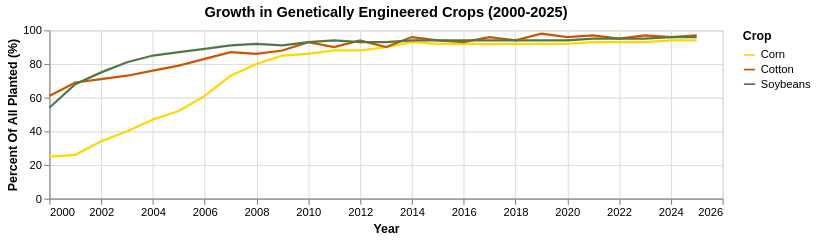

The notebook cell this image was saved under:
### Code cell
# Line chart

line_chart = alt.Chart(filtered).mark_line().encode(
    x=alt.X('Year', axis=alt.Axis(format='.0f')),
    y=alt.Y('Value:Q', title='Percent Of All Planted (%)'),
    color=alt.Color('Crop:N', scale=alt.Scale(
        domain=filtered['Crop'].tolist(),
        range=['#FFD700', '#CC5500', '#4F7942']))
).properties(width = 600, height = 150, title='Growth in Genetically Engineered Crops (2000-2025)')

line_chart

### Figure 1 — Vega-Lite specification as saved in the notebook (floating-point values rounded to 4 significant figures)
{"config": {"view": {"continuousWidth": 300, "continuousHeight": 300}}, "data": {"name": "data-9f01a01261648d404576d102640c0e1b"}, "mark": {"type": "line"}, "encoding": {"color": {"field": "Crop", "scale": {"domain": ["Corn", "Corn", "Corn", "Corn", "Corn", "Corn", "Corn", "Corn", "Corn", "Corn", "Corn", "Corn", "Corn", "Corn", "Corn", "Corn", "Corn", "Corn", "Corn", "Corn", "Corn", "Corn", "Corn", "Corn", "Corn", "Corn", "Cotton", "Cotton", "Cotton", "Cotton", "Cotton", "Cotton", "Cotton", "Cotton", "Cotton", "Cotton", "Cotton", "Cotton", "Cotton", "Cotton", "Cotton", "Cotton", "Cotton", "Cotton", "Cotton", "Cotton", "Cotton", "Cotton", "Cotton", "Cotton", "Cotton", "Cotton", "Soybeans", "Soybeans", "Soybeans", "Soybeans", "Soybeans", "Soybeans", "Soybeans", "Soybeans", "Soybeans", "Soybeans", "Soybeans", "Soybeans", "Soybeans", "Soybeans", "Soybeans", "Soybeans", "Soybeans", "Soybeans", "Soybeans", "Soybeans", "Soybeans", "Soybeans", "Soybeans", "Soybeans", "Soybeans", "Soybeans"], "range": ["#FFD700", "#CC5500", "#4F7942"]}, "type": "nominal"}, "x": {"axis": {"format": ".0f"}, "field": "Year", "type": "quantitative"}, "y": {"field": "Value", "title": "Percent Of All Planted (%)", "type": "quantitative"}}, "height": 150, "title": "Growth in Genetically Engineered Crops (2000-2025)", "width": 600, "$schema": "https://vega.github.io/schema/vega-lite/v6.1.0.json", "datasets": {"data-9f01a01261648d404576d102640c0e1b": [{"State": "United States", "Year": 2000, "Value": 25.0, "Attribute": "All GE varieties (percent of all corn planted) 3/", "Crop": "Corn"}, {"State": "United States", "Year": 2001, "Value": 26.0, "Attribute": "All GE varieties (percent of all corn planted) 3/", "Crop": "Corn"}, {"State": "United States", "Year": 2002, "Value": 34.0, "Attribute": "All GE varieties (percent of all corn planted) 3/", "Crop": "Corn"}, {"State": "United States", "Year": 2003, "Value": 40.0, "Attribute": "All GE varieties (percent of all corn planted) 3/", "Crop": "Corn"}, {"State": "United States", "Year": 2004, "Value": 47.0, "Attribute": "All GE varieties (percent of all corn planted) 3/", "Crop": "Corn"}, {"State": "United States", "Year": 2005, "Value": 52.0, "Attribute": "All GE varieties (percent of all corn planted) 3/", "Crop": "Corn"}, {"State": "United States", "Year": 2006, "Value": 61.0, "Attribute": "All GE varieties (percent of all corn planted) 3/", "Crop": "Corn"}, {"State": "United States", "Year": 2007, "Value": 73.0, "Attribute": "All GE varieties (percent of all corn planted) 3/", "Crop": "Corn"}, {"State": "United States", "Year": 2008, "Value": 80.0, "Attribute": "All GE varieties (percent of all corn planted) 3/", "Crop": "Corn"}, {"State": "United States", "Year": 2009, "Value": 85.0, "Attribute": "All GE varieties (percent of all corn planted) 3/", "Crop": "Corn"}, {"State": "United States", "Year": 2010, "Value": 86.0, "Attribute": "All GE varieties (percent of all corn planted) 3/", "Crop": "Corn"}, {"State": "United States", "Year": 2011, "Value": 88.0, "Attribute": "All GE varieties (percent of all corn planted) 3/", "Crop": "Corn"}, {"State": "United States", "Year": 2012, "Value": 88.0, "Attribute": "All GE varieties (percent of all corn planted) 3/", "Crop": "Corn"}, {"State": "United States", "Year": 2013, "Value": 90.0, "Attribute": "All GE varieties (percent of all corn planted) 3/", "Crop": "Corn"}, {"State": "United States", "Year": 2014, "Value": 93.0, "Attribute": "All GE varieties (percent of all corn planted) 3/", "Crop": "Corn"}, {"State": "United States", "Year": 2015, "Value": 92.0, "Attribute": "All GE varieties (percent of all corn planted) 3/", "Crop": "Corn"}, {"State": "United States", "Year": 2016, "Value": 92.0, "Attribute": "All GE varieties (percent of all corn planted) 3/", "Crop": "Corn"}, {"State": "United States", "Year": 2017, "Value": 92.0, "Attribute": "All GE varieties (percent of all corn planted) 3/", "Crop": "Corn"}, {"State": "United States", "Year": 2018, "Value": 92.0, "Attribute": "All GE varieties (percent of all corn planted) 3/", "Crop": "Corn"}, {"State": "United States", "Year": 2019, "Value": 92.0, "Attribute": "All GE varieties (percent of all corn planted) 3/", "Crop": "Corn"}, {"State": "United States", "Year": 2020, "Value": 92.0, "Attribute": "All GE varieties (percent of all corn planted) 3/", "Crop": "Corn"}, {"State": "United States", "Year": 2021, "Value": 93.0, "Attribute": "All GE varieties (percent of all corn planted) 3/", "Crop": "Corn"}, {"State": "United States", "Year": 2022, "Value": 93.0, "Attribute": "All GE varieties (percent of all corn planted) 3/", "Crop": "Corn"}, {"State": "United States", "Year": 2023, "Value": 93.0, "Attribute": "All GE varieties (percent of all corn planted) 3/", "Crop": "Corn"}, {"State": "United States", "Year": 2024, "Value": 94.0, "Attribute": "All GE varieties (percent of all corn planted) 3/", "Crop": "Corn"}, {"State": "United States", "Year": 2025, "Value": 94.0, "Attribute": "All GE varieties (percent of all corn planted) 3/", "Crop": "Corn"}, {"State": "United States", "Year": 2000, "Value": 61.0, "Attribute": "All GE varieties (percent of all upland cotton planted) 3/", "Crop": "Cotton"}, {"State": "United States", "Year": 2001, "Value": 69.0, "Attribute": "All GE varieties (percent of all upland cotton planted) 3/", "Crop": "Cotton"}, {"State": "United States", "Year": 2002, "Value": 71.0, "Attribute": "All GE varieties (percent of all upland cotton planted) 3/", "Crop": "Cotton"}, {"State": "United States", "Year": 2003, "Value": 73.0, "Attribute": "All GE varieties (percent of all upland cotton planted) 3/", "Crop": "Cotton"}, {"State": "United States", "Year": 2004, "Value": 76.0, "Attribute": "All GE varieties (percent of all upland cotton planted) 3/", "Crop": "Cotton"}, {"State": "United States", "Year": 2005, "Value": 79.0, "Attribute": "All GE varieties (percent of all upland cotton planted) 3/", "Crop": "Cotton"}, {"State": "United States", "Year": 2006, "Value": 83.0, "Attribute": "All GE varieties (percent of all upland cotton planted) 3/", "Crop": "Cotton"}, {"State": "United States", "Year": 2007, "Value": 87.0, "Attribute": "All GE varieties (percent of all upland cotton planted) 3/", "Crop": "Cotton"}, {"State": "United States", "Year": 2008, "Value": 86.0, "Attribute": "All GE varieties (percent of all upland cotton planted) 3/", "Crop": "Cotton"}, {"State": "United States", "Year": 2009, "Value": 88.0, "Attribute": "All GE varieties (percent of all upland cotton planted) 3/", "Crop": "Cotton"}, {"State": "United States", "Year": 2010, "Value": 93.0, "Attribute": "All GE varieties (percent of all upland cotton planted) 3/", "Crop": "Cotton"}, {"State": "United States", "Year": 2011, "Value": 90.0, "Attribute": "All GE varieties (percent of all upland cotton planted) 3/", "Crop": "Cotton"}, {"State": "United States", "Year": 2012, "Value": 94.0, "Attribute": "All GE varieties (percent of all upland cotton planted) 3/", "Crop": "Cotton"}, {"State": "United States", "Year": 2013, "Value": 90.0, "Attribute": "All GE varieties (percent of all upland cotton planted) 3/", "Crop": "Cotton"}, {"State": "United States", "Year": 2014, "Value": 96.0, "Attribute": "All GE varieties (percent of all upland cotton planted) 3/", "Crop": "Cotton"}, {"State": "United States", "Year": 2015, "Value": 94.0, "Attribute": "All GE varieties (percent of all upland cotton planted) 3/", "Crop": "Cotton"}, {"State": "United States", "Year": 2016, "Value": 93.0, "Attribute": "All GE varieties (percent of all upland cotton planted) 3/", "Crop": "Cotton"}, {"State": "United States", "Year": 2017, "Value": 96.0, "Attribute": "All GE varieties (percent of all upland cotton planted) 3/", "Crop": "Cotton"}, {"State": "United States", "Year": 2018, "Value": 94.0, "Attribute": "All GE varieties (percent of all upland cotton planted) 3/", "Crop": "Cotton"}, {"State": "United States", "Year": 2019, "Value": 98.0, "Attribute": "All GE varieties (percent of all upland cotton planted) 3/", "Crop": "Cotton"}, {"State": "United States", "Year": 2020, "Value": 96.0, "Attribute": "All GE varieties (percent of all upland cotton planted) 3/", "Crop": "Cotton"}, {"State": "United States", "Year": 2021, "Value": 97.0, "Attribute": "All GE varieties (percent of all upland cotton planted) 3/", "Crop": "Cotton"}, {"State": "United States", "Year": 2022, "Value": 95.0, "Attribute": "All GE varieties (percent of all upland cotton planted) 3/", "Crop": "Cotton"}, {"State": "United States", "Year": 2023, "Value": 97.0, "Attribute": "All GE varieties (percent of all upland cotton planted) 3/", "Crop": "Cotton"}, {"State": "United States", "Year": 2024, "Value": 96.0, "Attribute": "All GE varieties (percent of all upland cotton planted) 3/", "Crop": "Cotton"}, {"State": "United States", "Year": 2025, "Value": 97.0, "Attribute": "All GE varieties (percent of all upland cotton planted) 3/", "Crop": "Cotton"}, {"State": "United States", "Year": 2000, "Value": 54.0, "Attribute": "All GE varieties (percent of all soybeans planted)", "Crop": "Soybeans"}, {"State": "United States", "Year": 2001, "Value": 68.0, "Attribute": "All GE varieties (percent of all soybeans planted)", "Crop": "Soybeans"}, {"State": "United States", "Year": 2002, "Value": 75.0, "Attribute": "All GE varieties (percent of all soybeans planted)", "Crop": "Soybeans"}, {"State": "United States", "Year": 2003, "Value": 81.0, "Attribute": "All GE varieties (percent of all soybeans planted)", "Crop": "Soybeans"}, {"State": "United States", "Year": 2004, "Value": 85.0, "Attribute": "All GE varieties (percent of all soybeans planted)", "Crop": "Soybeans"}, {"State": "United States", "Year": 2005, "Value": 87.0, "Attribute": "All GE varieties (percent of all soybeans planted)", "Crop": "Soybeans"}, {"State": "United States", "Year": 2006, "Value": 89.0, "Attribute": "All GE varieties (percent of all soybeans planted)", "Crop": "Soybeans"}, {"State": "United States", "Year": 2007, "Value": 91.0, "Attribute": "All GE varieties (percent of all soybeans planted)", "Crop": "Soybeans"}, {"State": "United States", "Year": 2008, "Value": 92.0, "Attribute": "All GE varieties (percent of all soybeans planted)", "Crop": "Soybeans"}, {"State": "United States", "Year": 2009, "Value": 91.0, "Attribute": "All GE varieties (percent of all soybeans planted)", "Crop": "Soybeans"}, {"State": "United States", "Year": 2010, "Value": 93.0, "Attribute": "All GE varieties (percent of all soybeans planted)", "Crop": "Soybeans"}, {"State": "United States", "Year": 2011, "Value": 94.0, "Attribute": "All GE varieties (percent of all soybeans planted)", "Crop": "Soybeans"}, {"State": "United States", "Year": 2012, "Value": 93.0, "Attribute": "All GE varieties (percent of all soybeans planted)", "Crop": "Soybeans"}, {"State": "United States", "Year": 2013, "Value": 93.0, "Attribute": "All GE varieties (percent of all soybeans planted)", "Crop": "Soybeans"}, {"State": "United States", "Year": 2014, "Value": 94.0, "Attribute": "All GE varieties (percent of all soybeans planted)", "Crop": "Soybeans"}, {"State": "United States", "Year": 2015, "Value": 94.0, "Attribute": "All GE varieties (percent of all soybeans planted)", "Crop": "Soybeans"}, {"State": "United States", "Year": 2016, "Value": 94.0, "Attribute": "All GE varieties (percent of all soybeans planted)", "Crop": "Soybeans"}, {"State": "United States", "Year": 2017, "Value": 94.0, "Attribute": "All GE varieties (percent of all soybeans planted)", "Crop": "Soybeans"}, {"State": "United States", "Year": 2018, "Value": 94.0, "Attribute": "All GE varieties (percent of all soybeans planted)", "Crop": "Soybeans"}, {"State": "United States", "Year": 2019, "Value": 94.0, "Attribute": "All GE varieties (percent of all soybeans planted)", "Crop": "Soybeans"}, {"State": "United States", "Year": 2020, "Value": 94.0, "Attribute": "All GE varieties (percent of all soybeans planted)", "Crop": "Soybeans"}, {"State": "United States", "Year": 2021, "Value": 95.0, "Attribute": "All GE varieties (percent of all soybeans planted)", "Crop": "Soybeans"}, {"State": "United States", "Year": 2022, "Value": 95.0, "Attribute": "All GE varieties (percent of all soybeans planted)", "Crop": "Soybeans"}, {"State": "United States", "Year": 2023, "Value": 95.0, "Attribute": "All GE varieties (percent of all soybeans planted)", "Crop": "Soybeans"}, {"State": "United States", "Year": 2024, "Value": 96.0, "Attribute": "All GE varieties (percent of all soybeans planted)", "Crop": "Soybeans"}, {"State": "United States", "Year": 2025, "Value": 96.0, "Attribute": "All GE varieties (percent of all soybeans planted)", "Crop": "Soybeans"}]}}
